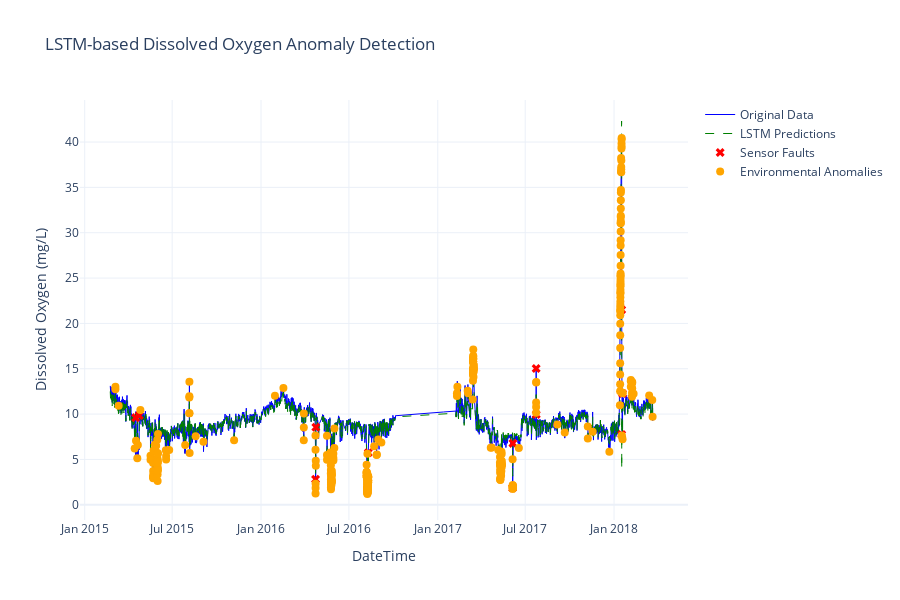

The notebook cell this image was saved under:
### Code cell
# Water Quality Analysis System: LEWAS Lab
# ML-based Anomaly Detection for Dissolved Oxygen Data

## 1. Setup and Configuration
import pandas as pd
import numpy as np
from datetime import datetime, timedelta

# Statistical analysis
from sklearn.preprocessing import StandardScaler
from sklearn.model_selection import train_test_split

# Visualization
import matplotlib.pyplot as plt
import seaborn as sns
import plotly.express as px
import plotly.graph_objects as go

# Deep Learning
import tensorflow as tf
from tensorflow.keras.models import Sequential
from tensorflow.keras.layers import LSTM, Dense, Dropout

# Utilities
import warnings
warnings.filterwarnings('ignore')

# Set random seeds for reproducibility
np.random.seed(42)
tf.random.set_seed(42)

print("Setup complete!")

## 2. Data Loading and Initial Processing
def load_do_data(file_path='water_DO.csv'):
    """
    Load and process LEWAS Lab dissolved oxygen data with proper datetime parsing.
    """
    # Read CSV without parsing dates first
    df = pd.read_csv(file_path)
    
    # Convert to datetime with UTC=True to handle timezones properly
    df['datetime'] = pd.to_datetime(df['datetime'], utc=True)
    
    # Sort by datetime
    df = df.sort_values('datetime')
    
    print("\nDataset Overview:")
    print(f"Time Range: {df['datetime'].min()} to {df['datetime'].max()}")
    print(f"Number of readings: {len(df)}")
    print(f"Sampling frequency: {df['datetime'].diff().mean()}")
    print("\nBasic statistics of DO values:")
    print(df['value'].describe())
    
    return df

## 3. Data Quality Assessment
def assess_data_quality(df):
    """
    Perform comprehensive data quality assessment.
    """
    print("\nData Quality Assessment:")
    
    # Check for missing values
    missing = df.isnull().sum()
    print("\nMissing Values:")
    print(missing[missing > 0])
    
    # Check value ranges
    print("\nValue Ranges:")
    print(f"DO Range: {df['value'].min():.2f} to {df['value'].max():.2f} mg/L")
    
    # Calculate time gaps
    time_gaps = df['datetime'].diff()
    print("\nTime Gaps:")
    print(f"Minimum gap: {time_gaps.min()}")
    print(f"Maximum gap: {time_gaps.max()}")
    print(f"Mean gap: {time_gaps.mean()}")
    
    # Check for duplicates
    duplicates = df.duplicated('datetime').sum()
    print(f"\nDuplicate timestamps: {duplicates}")
    
    return {
        'missing_values': missing,
        'time_gaps': time_gaps,
        'duplicates': duplicates
    }

## 4. Data Visualization
def create_visualizations(df):
    """
    Create comprehensive visualizations of the DO data.
    """
    # Create a copy of the dataframe
    df = df.copy()
    
    # Convert to naive datetime for plotting
    df['datetime'] = df['datetime'].dt.tz_localize(None)
    
    # Add time-based features
    df['hour'] = df['datetime'].dt.hour
    df['month'] = df['datetime'].dt.month
    df['year'] = df['datetime'].dt.year
    
    # Create figure with subplots
    fig = plt.figure(figsize=(20, 15))
    
    # 1. Time series plot
    plt.subplot(3, 2, 1)
    plt.plot(df['datetime'], df['value'], 'b-', alpha=0.5)
    plt.title('Dissolved Oxygen Over Time')
    plt.xlabel('Date')
    plt.ylabel('DO (mg/L)')
    plt.xticks(rotation=45)
    
    # 2. Distribution plot
    plt.subplot(3, 2, 2)
    sns.histplot(data=df, x='value', bins=50)
    plt.title('Distribution of DO Values')
    plt.xlabel('DO (mg/L)')
    
    # 3. Box plot by month
    plt.subplot(3, 2, 3)
    sns.boxplot(data=df, x='month', y='value')
    plt.title('DO Values by Month')
    plt.xlabel('Month')
    plt.ylabel('DO (mg/L)')
    
    # 4. Daily pattern
    plt.subplot(3, 2, 4)
    sns.boxplot(data=df, x='hour', y='value')
    plt.title('DO Values by Hour')
    plt.xlabel('Hour of Day')
    plt.ylabel('DO (mg/L)')
    
    # 5. Values by year
    plt.subplot(3, 2, 5)
    sns.boxplot(data=df, x='year', y='value')
    plt.title('DO Values by Year')
    plt.xlabel('Year')
    plt.ylabel('DO (mg/L)')
    
    # 6. Time gaps analysis
    plt.subplot(3, 2, 6)
    time_gaps = df['datetime'].diff().dt.total_seconds() / 60
    sns.histplot(time_gaps[time_gaps < time_gaps.quantile(0.95)])
    plt.title('Distribution of Time Gaps')
    plt.xlabel('Gap (minutes)')
    plt.ylabel('Count')
    
    plt.tight_layout()
    plt.show()

## 5. Data Preprocessing
def preprocess_data(df, resample_freq='1H'):
    """
    Preprocess the DO data for ML-based anomaly detection.
    """
    # Create copy of the data
    df_copy = df.copy()
    
    # Convert to naive datetime for processing
    df_copy['datetime'] = df_copy['datetime'].dt.tz_localize(None)
    
    # Set datetime as index
    df_copy.set_index('datetime', inplace=True)
    
    # Resample data to regular intervals
    df_resampled = df_copy['value'].resample(resample_freq).mean()
    
    # Handle missing values
    df_resampled = df_resampled.interpolate(method='linear')
    
    # Create processed DataFrame
    processed_df = pd.DataFrame(
        df_resampled.values,
        index=df_resampled.index,
        columns=['value']
    )
    
    return processed_df

## 6. ML-based Anomaly Detection
def create_sequences(data, seq_length):
    """
    Create sequences for LSTM training
    """
    sequences = []
    targets = []
    for i in range(len(data) - seq_length):
        sequences.append(data[i:i + seq_length])
        targets.append(data[i + seq_length])
    return np.array(sequences), np.array(targets)

def build_lstm_model(seq_length):
    """
    Build LSTM model architecture
    """
    model = Sequential([
        LSTM(64, activation='relu', input_shape=(seq_length, 1), return_sequences=True),
        Dropout(0.2),
        LSTM(32, activation='relu'),
        Dropout(0.2),
        Dense(16, activation='relu'),
        Dense(1)
    ])
    model.compile(optimizer='adam', loss='mse')
    return model

def detect_anomalies_lstm(df, seq_length=24, threshold_multiplier=3):
    """
    Detect anomalies using LSTM
    """
    # Scale the data
    scaler = StandardScaler()
    scaled_data = scaler.fit_transform(df['value'].values.reshape(-1, 1))
    
    # Create sequences
    X, y = create_sequences(scaled_data, seq_length)
    
    # Split data
    train_size = int(len(X) * 0.8)
    X_train, X_val = X[:train_size], X[train_size:]
    y_train, y_val = y[:train_size], y[train_size:]
    
    # Build and train model
    model = build_lstm_model(seq_length)
    early_stopping = tf.keras.callbacks.EarlyStopping(
        monitor='val_loss',
        patience=5,
        restore_best_weights=True
    )
    
    history = model.fit(
        X_train, y_train,
        epochs=50,
        batch_size=32,
        validation_data=(X_val, y_val),
        callbacks=[early_stopping],
        verbose=1
    )
    
    # Make predictions
    predictions = model.predict(X)
    
    # Calculate reconstruction error
    reconstruction_error = np.mean(np.abs(predictions - y), axis=1)
    error_threshold = np.mean(reconstruction_error) + threshold_multiplier * np.std(reconstruction_error)
    
    # Detect anomalies
    anomalies = reconstruction_error > error_threshold
    
    # Create results DataFrame
    results = pd.DataFrame()
    results.index = df.index[seq_length:]
    results['original_value'] = df['value'].values[seq_length:]
    results['predicted_value'] = scaler.inverse_transform(predictions).flatten()
    results['reconstruction_error'] = reconstruction_error
    results['is_anomaly'] = anomalies
    
    # Classify anomaly types
    results['anomaly_type'] = 'normal'
    results.loc[results['is_anomaly'], 'anomaly_type'] = 'environmental'
    
    # Identify sensor faults (sudden large changes)
    value_diff = results['original_value'].diff().abs()
    results.loc[
        (results['is_anomaly']) & 
        (value_diff > 3), 'anomaly_type'] = 'sensor_fault'
    
    return results, model, history

def analyze_anomaly_event(df, event_time, window_hours=12):
    """
    Analyze a specific anomaly event in detail.
    """
    window_start = pd.to_datetime(event_time) - pd.Timedelta(hours=window_hours)
    window_end = pd.to_datetime(event_time) + pd.Timedelta(hours=window_hours)
    
    event_data = df[window_start:window_end].copy()
    
    print(f"\nAnalyzing anomaly at {event_time}:")
    print(f"Peak value: {event_data['original_value'].max():.2f} mg/L")
    print(f"Duration above normal: {len(event_data[event_data['is_anomaly']])} measurements")
    print(f"Maximum prediction error: {event_data['reconstruction_error'].max():.2f}")
    
    return event_data

## 7. Visualize Results
def plot_anomalies(df):
    """
    Create interactive visualization of ML-based anomaly detection results
    """
    fig = go.Figure()
    
    # Plot original data
    fig.add_trace(go.Scatter(
        x=df.index,
        y=df['original_value'],
        mode='lines',
        name='Original Data',
        line=dict(color='blue', width=1)
    ))
    
    # Plot predicted values
    fig.add_trace(go.Scatter(
        x=df.index,
        y=df['predicted_value'],
        mode='lines',
        name='LSTM Predictions',
        line=dict(color='green', width=1, dash='dash')
    ))
    
    # Plot sensor faults
    sensor_faults = df[df['anomaly_type'] == 'sensor_fault']
    if not sensor_faults.empty:
        fig.add_trace(go.Scatter(
            x=sensor_faults.index,
            y=sensor_faults['original_value'],
            mode='markers',
            name='Sensor Faults',
            marker=dict(color='red', size=8, symbol='x')
        ))
    
    # Plot environmental anomalies
    env_anomalies = df[df['anomaly_type'] == 'environmental']
    if not env_anomalies.empty:
        fig.add_trace(go.Scatter(
            x=env_anomalies.index,
            y=env_anomalies['original_value'],
            mode='markers',
            name='Environmental Anomalies',
            marker=dict(color='orange', size=8, symbol='circle')
        ))
    
    # Update layout
    fig.update_layout(
        title="LSTM-based Dissolved Oxygen Anomaly Detection",
        xaxis_title="DateTime",
        yaxis_title="Dissolved Oxygen (mg/L)",
        showlegend=True,
        template="plotly_white",
        height=600
    )
    
    fig.show()

## 8. Analysis Summary
def create_summary(df, history=None):
    """
    Create a summary of the ML-based anomaly detection results
    """
    print("\nAnomaly Detection Summary:")
    print(f"Total observations: {len(df)}")
    print(f"Total anomalies detected: {df['is_anomaly'].sum()}")
    print(f"Sensor faults: {(df['anomaly_type'] == 'sensor_fault').sum()}")
    print(f"Environmental anomalies: {(df['anomaly_type'] == 'environmental').sum()}")
    
    if history:
        print("\nModel Training Results:")
        print(f"Final training loss: {history.history['loss'][-1]:.4f}")
        print(f"Final validation loss: {history.history['val_loss'][-1]:.4f}")
    
    print("\nTemporal Distribution of Anomalies:")
    df['month'] = df.index.month
    monthly_anomalies = df[df['is_anomaly']].groupby('month').size()
    print(monthly_anomalies)

## Main Execution
if __name__ == "__main__":
    # Load data
    do_data = load_do_data('water_DO.csv')
    
    # Assess data quality
    quality_metrics = assess_data_quality(do_data)
    
    # Create visualizations
    create_visualizations(do_data)
    
    # Preprocess data
    processed_data = preprocess_data(do_data)
    
    # Detect anomalies using LSTM
    results, model, history = detect_anomalies_lstm(processed_data)
    
    # Plot results
    plot_anomalies(results)
    
    # Analyze high anomalies
    high_anomalies = results[results['original_value'] > 20]
    if not high_anomalies.empty:
        spike_time = high_anomalies.index[0]
        spike_analysis = analyze_anomaly_event(results, spike_time)
    
    # Create summary
    create_summary(results, history)

### Figure 1 — Plotly figure (JSON) as saved in the notebook; plotly's stock layout.template omitted (floating-point values rounded to 4 significant figures; data arrays with more than 128 entries replaced by an {"elided": "..."} marker saying what was removed)
{"data": [{"line": {"color": "blue", "width": 1}, "mode": "lines", "name": "Original Data", "type": "scatter", "x": {"elided": "26972 str values"}, "y": {"elided": "26972 float values"}}, {"line": {"color": "green", "dash": "dash", "width": 1}, "mode": "lines", "name": "LSTM Predictions", "type": "scatter", "x": {"elided": "26972 str values"}, "y": {"elided": "26972 float values"}}, {"marker": {"color": "red", "size": 8, "symbol": "x"}, "mode": "markers", "name": "Sensor Faults", "type": "scatter", "x": ["2015-04-16T12:00:00", "2015-04-23T19:00:00", "2016-04-22T22:00:00", "2016-04-23T13:00:00", "2016-08-10T02:00:00", "2017-06-04T23:00:00", "2017-06-05T13:00:00", "2017-07-23T17:00:00", "2017-07-23T21:00:00", "2018-01-16T19:00:00", "2018-01-16T20:00:00", "2018-01-18T14:00:00"], "y": [9.607, 9.84, 2.814, 8.543, 5.728, 1.846, 6.771, 15.04, 9.947, 21.5, 7.737, 12.28]}, {"marker": {"color": "orange", "size": 8, "symbol": "circle"}, "mode": "markers", "name": "Environmental Anomalies", "type": "scatter", "x": {"elided": "344 str values"}, "y": {"elided": "344 float values"}}], "layout": {"height": 600, "showlegend": true, "title": {"text": "LSTM-based Dissolved Oxygen Anomaly Detection"}, "xaxis": {"title": {"text": "DateTime"}}, "yaxis": {"title": {"text": "Dissolved Oxygen (mg/L)"}}}}
